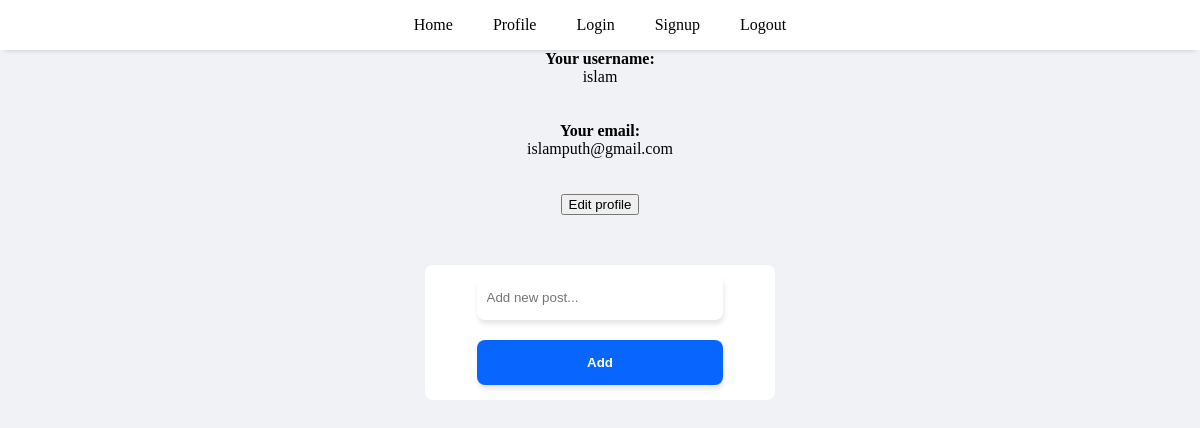
Before: /profile.php (signed in) with the older database file.
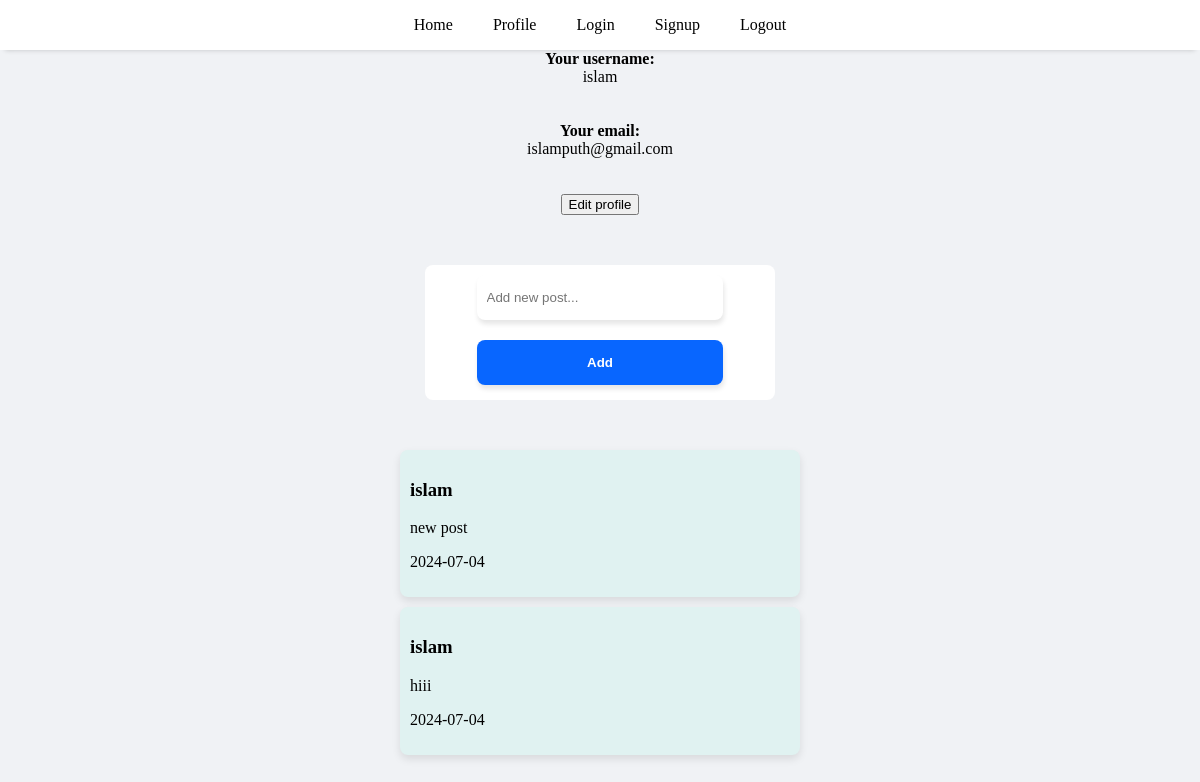
After: the same page with the newer database file.
### tables this page shows
CREATE TABLE `users` (
  `id` int(5) NOT NULL,
  `username` varchar(50) NOT NULL,
  `password` varchar(50) NOT NULL,
  `email` varchar(50) NOT NULL
);

CREATE TABLE `posts` (
  `id` int(11) NOT NULL,
  `user_id` int(11) DEFAULT NULL,
  `content` text DEFAULT NULL,
  `created_at` timestamp NOT NULL DEFAULT current_timestamp()
);

### profile.php (the view, shortened to what this page needs)
<?php
 require("connection.php");
 $id = $_SESSION["user_id"];
 $select = $db ->prepare("SELECT * FROM users WHERE id= :id");
 $select -> execute(array("id"=> $id));
    $data = $select -> fetch();
?>
<!DOCTYPE html>
<html lang="en">
<head>
</head>
<body>
<?php
 require('header.php');
?>
    <b>Your username: </b>
    <span><?php echo $data['username'] ?></span> <br><br>
    <b>Your email: </b>
    <span><?php echo $data['email'] ?></span> <br><br>
    <button onclick="location.href='editform.php'">Edit profile</button>
    <div class="addpost" >
        <form action="post.php" method="post">
            <input type="text" name="content" placeholder="Add new post..." required>
            <input type="submit" value="Add">
        </form>
    </div>
    <div class="posts">
    <?php
 $userid = $_SESSION["user_id"];
 $show = $db->prepare('SELECT posts.content, users.username ,DATE(posts.created_at) AS  date
 FROM posts
 INNER JOIN users ON posts.user_id = users.id
 WHERE users.id=:id  ORDER BY posts.created_at DESC');
$show->execute(array('id' => $userid));
while ($data = $show->fetch(PDO::FETCH_ASSOC)){
    echo '<div class="post">';
    echo '<h3>' . htmlspecialchars($data['username']) . '</h3>';
    echo '<p>' . htmlspecialchars($data['content']) . '</p>';
    echo '<p>' . htmlspecialchars($data['date']) . '</p>';
    echo '</div>';
}
?>
    </div>
</body>
</html>

### header.php (shortened to what this page needs)
<!DOCTYPE html>
<html lang="en">
<head>
</head>
<body>
    <header>
        <a  href="home.php">Home</a>
        <a  href="profile.php">Profile</a>
        <a  href="index.php">Login</a>
        <a href="signupform.php">Signup</a>
        <a href="logout.php">Logout</a>
    </header>
</body>
</html>

### header.php (style rules this page uses)
body { background-color: #f0f2f5; MARGIN: 0; }
header { width: 100%; display: flex; align-items: center; justify-content: center; background-color: ; background-color: #FFF; height: 50px; box-shadow: 0px 5px 5px -5px rgba(0, 0, 0, 0.2); }
a { text-decoration: none; color: black; height: 50px; padding: 0 20px; display: flex; justify-content: center; align-items: center; }

### profile.php (style rules this page uses)
* { box-sizing: border-box; }
body { display: flex; flex-direction: column; align-items: center; }
.addpost { max-width: 350px; width: 100%; display: flex; align-items: center; justify-content: center; background-color: #fff; flex-direction: column; margin-top: 50px; padding: 10px 10px; border-radius: 8px; }
.addpost form input { width: 100%; max-width: 350px; margin-bottom: 20px; height: 45px; border-radius: 8px; border: none; padding: 5px 10px; background-color: #fff; box-shadow: 1px 4px 5px rgba(0, 0, 0, 0.1); }
.addpost form input[type=submit] { background-color: #0866ff; color: #fff; font-weight: bold; width: 100%; margin-bottom: 5px; cursor: pointer; }
.posts { margin-top: 50px; }
.post { width: 400px; padding: 10px; margin-bottom: 10px; background-color: #e0f2f1; border-radius: 8px; box-shadow: 0 4px 8px rgba(0, 0, 0, 0.1); }

Changed rows visible on the page:
added posts: user.username "islam", content "new post", date "2024-07-04"
added posts: user.username "islam", content "hiii", date "2024-07-04"
